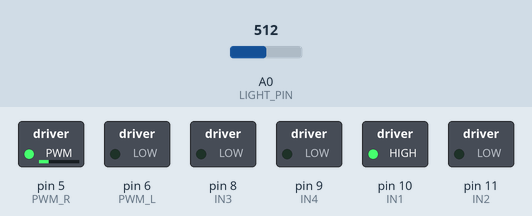
Bench run of a sketch on a simulated Arduino Uno, built with avr-gcc and run on an emulated ATmega328P. On the bench: switched loads named in the sketch (green lamp = pin HIGH). The inputs (shaded band) are chosen by the test bench; at power-on: A0 (LIGHT_PIN) = 512. What the sketch prints to the serial monitor is not drawn.

Above: at 0.1 s.
Timing chart, 0 to 1.6 s (numbered marks = the images above):
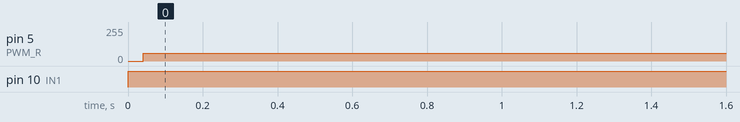

Measured:
- by itself, pin 5 (PWM_R): 0/255 → 60/255 at 0.04 s
- by itself, pin 10 (IN1): LOW → HIGH at 0.00 s

The sketch:

light_threshold_test.ino
```cpp
#include <ros.h>
#include <stdlib.h>
#include <std_msgs/Int32.h>

#define IN4 9
#define IN3 8
#define IN2 11
#define IN1 10
#define PWM_R 5
#define PWM_L 6
#define ENCL_B 7
#define ENCL_A 3

#define ENCR_B 4
#define ENCR_A 2
#define LIGHT_PIN A0

int light_level;

void setup() {
  Serial.begin(57600);

   pinMode(ENCR_A,INPUT);
   pinMode(ENCR_B,INPUT);
   pinMode(ENCL_A,INPUT);
   pinMode(ENCL_B,INPUT);
   pinMode(IN1, OUTPUT);
   pinMode(IN2, OUTPUT);
   pinMode(IN3, OUTPUT);
   pinMode(IN4, OUTPUT);
   //L298P Control port settings DC motor driver board for the output mode
   pinMode(PWM_R, OUTPUT);
   pinMode(PWM_L, OUTPUT);

}

void loop(){
    drive(0, 0, 1, 60);
    light_level = analogRead(LIGHT_PIN);
    Serial.print("light_level : ");
    Serial.println(light_level);
}

void rightMotor(int direction, int motorSpeed)
{
  // If speed is positive, run the motor forward
  if (direction > 0) {
  digitalWrite(IN1, HIGH);
  digitalWrite(IN2, LOW);
  // If it's negative, run the motor backward
  } else if (direction < 0) {
    digitalWrite(IN1, LOW);
    digitalWrite(IN2, HIGH);
  // If it's 0, brake the motor
  }
 else {
    digitalWrite(IN1, LOW);
    digitalWrite(IN2, LOW);
  }

  analogWrite(PWM_R, motorSpeed);
}


void leftMotor(int direction, int motorSpeed)
{
  // If speed is positive, run the motor forward
  if (direction > 0) {
    digitalWrite(IN3, HIGH);
    digitalWrite(IN4, LOW);
  // If it's negative, run the motor backward
  } else if (direction < 0) {
    digitalWrite(IN3, LOW);
    digitalWrite(IN4, HIGH);
  }// If it's 0, brake the motor
  else {
    digitalWrite(IN3, LOW);
    digitalWrite(IN4, LOW);
  }

  analogWrite(PWM_R, motorSpeed);
}


void drive(int direction_L, int leftSpeed, int direction_R, int rightSpeed) {
  leftMotor(direction_L, leftSpeed);
  rightMotor(direction_R, rightSpeed);
}
```
